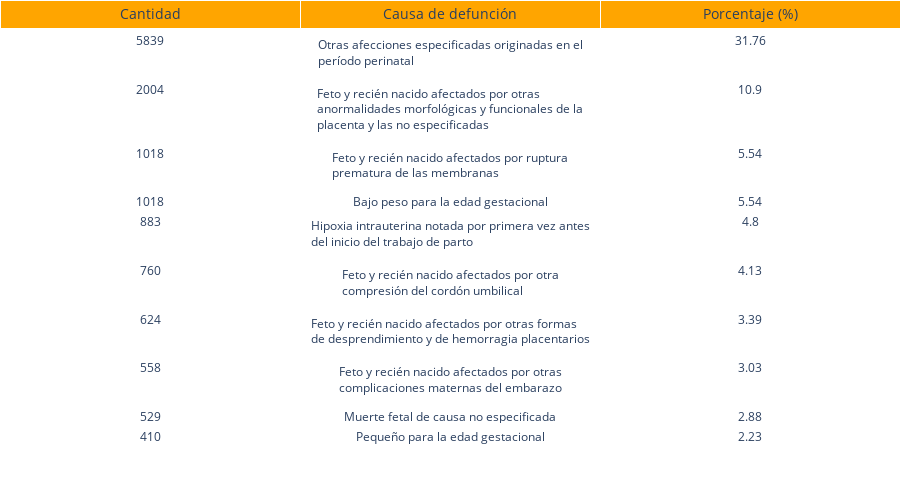

The cell this chart's notebook holds for it:
### Code cell
# Calcular el conteo de ocurrencias por causa_def y obtener el top 10
top10_causas_def = MORT_FET['causa_def'].value_counts().head(10).reset_index()
top10_causas_def.columns = ['Causa de defunción', 'Cantidad']
top10_causas_def.to_csv('C://Users//sdvc0//OneDrive//Escritorio//REPOSITORIO_ENAPEA//BACK//Mortalidad//Fetal//Gráficas//MORT_FET_5.csv', index=False)


# Calcular el porcentaje
total_registros = len(MORT_FET)
top10_causas_def['Porcentaje (%)'] = (top10_causas_def['Cantidad'] / total_registros) * 100

# Crear tabla HTML con Plotly
fig = go.Figure(data=[go.Table(
    header=dict(values=[ 'Cantidad','Causa de defunción', 'Porcentaje (%)'],
                fill_color='orange',
                align='center',
                font=dict(size=14)),  # Ajustar tamaño de fuente del encabezado
    cells=dict(values=[  
                       top10_causas_def['Cantidad'],
                       top10_causas_def['Causa de defunción'],
                       top10_causas_def['Porcentaje (%)'].round(2)],
               fill_color='white',
               align='center',
               font=dict(size=12)),  # Ajustar tamaño de fuente del contenido de la tabla
)])

# Ajustar altura de la tabla
fig.update_layout(
    margin=dict(l=0, r=0, t=0, b=0),
    height=480 , # Ajustar altura de la tabla
)

# Ajustar ancho de columnas
fig.update_layout(
    autosize=True,
    width=900,  # Ajustar ancho total de la tabla
)

fig.show()
# Guardar la tabla en un archivo HTML
fig.write_html('C://Users//sdvc0//OneDrive//Escritorio//REPOSITORIO_ENAPEA//BACK//Mortalidad//Fetal//Gráficas//MORT_FET_5.html')

### Figure 1 — Plotly figure (JSON) as saved in the notebook; plotly's stock layout.template omitted (floating-point values rounded to 4 significant figures)
{"data": [{"cells": {"align": "center", "fill": {"color": "white"}, "font": {"size": 12}, "values": [[5839, 2004, 1018, 1018, 883, 760, 624, 558, 529, 410], ["Otras afecciones especificadas originadas en el período perinatal", "Feto y recién nacido afectados por otras anormalidades morfológicas y funcionales de la placenta y las no especificadas", "Feto y recién nacido afectados por ruptura prematura de las membranas", "Bajo peso para la edad gestacional", "Hipoxia intrauterina notada por primera vez antes del inicio del trabajo de parto", "Feto y recién nacido afectados por otra compresión del cordón umbilical", "Feto y recién nacido afectados por otras formas de desprendimiento y de hemorragia placentarios", "Feto y recién nacido afectados por otras complicaciones maternas del embarazo", "Muerte fetal de causa no especificada", "Pequeño para la edad gestacional"], [31.76, 10.9, 5.54, 5.54, 4.8, 4.13, 3.39, 3.03, 2.88, 2.23]]}, "header": {"align": "center", "fill": {"color": "orange"}, "font": {"size": 14}, "values": ["Cantidad", "Causa de defunción", "Porcentaje (%)"]}, "type": "table"}], "layout": {"autosize": true, "height": 480, "margin": {"b": 0, "l": 0, "r": 0, "t": 0}, "width": 900}}
